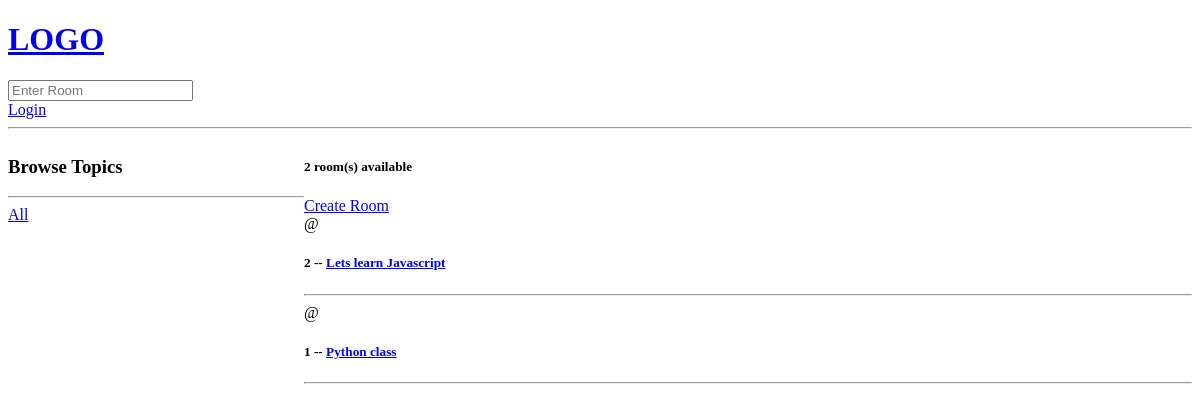
/, run on an earlier commit of the app's database.
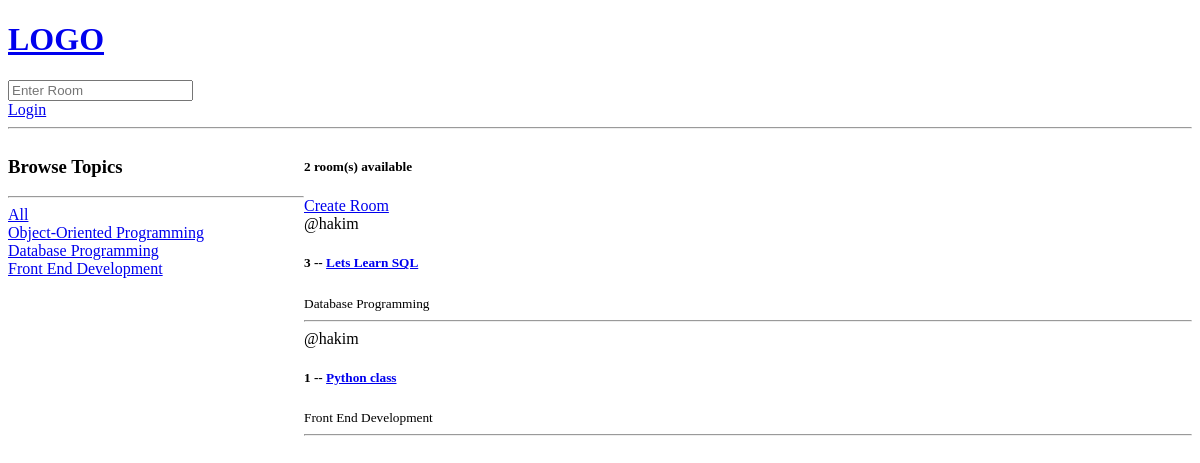
And on a later commit of the database.
### base/models.py (models this page shows, shortened)
class Room(models.Model):
    host = models.ForeignKey(User, on_delete=models.SET_NULL, null=True)
    topic = models.ForeignKey(Topic, on_delete=models.SET_NULL, null=True)
    name = models.CharField(max_length=200)
    description  = models.TextField(null=True, blank=True)
    updated = models.DateTimeField(auto_now=True)
    created = models.DateTimeField(auto_now_add=True)
    class Meta:
        ordering = ['-updated', '-created']

class Topic(models.Model):
    name = models.CharField(max_length=200)

### base/views.py (the view)
# urls.py: path('', views.home, name='home'),
def home(request):
    q = request.GET.get('q') if request.GET.get('q') != None else ''
    rooms = Room.objects.filter(
        Q(topic__name__icontains=q) |
        Q(name__icontains=q) |
        Q(description__icontains=q)
        )
    rooms_count = rooms.count()
    topics = Topic.objects.all()
    context = {'rooms': rooms, 'topics': topics, 'room_count': rooms_count}
    return render(request, 'base/home.html', context)

### base/templates/base/home.html (shortened to what this page needs)
{% extends 'main.html' %}
{% block content%}
<div class="home-container">
    <div>
        <h3>Browse Topics</h3>
        <hr>
        <div>
            <a href="{% url 'home' %}">All</a>
        </div>
        {% for topic in topics %}
        <div>
            <a href="{% url 'home' %}?q={{topic.name}}">{{topic.name}}</a>
        </div>
        {% endfor %}
    </div>
<div>
    <h5>{{room_count}} room(s) available</h5>
    <a href="{% url 'create-room' %}">Create Room</a>
    <div>
        {% for room in rooms %}
        <div>
            <span>@{{room.host.username}}</span>
            <h5>{{room.id}} -- <a href="{% url 'room' room.id%}">{{room.name}}</a></h5>
            <small>{{room.topic.name}}</small>
            <hr>
        </div>
        {% endfor %}
    </div>
</div>
</div>
{% endblock content%}

### templates/main.html (shortened to what this page needs)
<!DOCTYPE html>
<html lang="en">
<head>
</head>
<body>
    {% include 'navbar.html' %}
    {% block content %}
    {% endblock content %}
</body>
</html>

### templates/navbar.html
<a href="/">
    <H1>LOGO</H1>
</a>
    <form action="{% url 'home' %}" method="get">
        <input type="text" name="q" placeholder="Enter Room">
    </form>
    {% if request.user.is_authenticated %}
    <p>Hello {{request.user}}</p>
    <a href="{% url 'logout' %}">Logout</a>
    {% else %}
    <a href="{% url 'login' %}">Login</a>
    {% endif %}
<hr>

### base/templates/base/home.html (style rules this page uses)
.home-container { display: grid; grid-template-columns: 1fr 3fr; }

What changed in the data, as far as the page shows it:
removed Room: id "2", name "Lets learn Javascript"
added Topic: name "Object-Oriented Programming"
added Topic: name "Database Programming"
added Topic: name "Front End Development"
added Room: host.username "hakim", id "3", name "Lets Learn SQL", topic.name "Database Programming"
changed Room "Python class": host.username (not shown) → "hakim"; topic.name (not shown) → "Front End Development"
